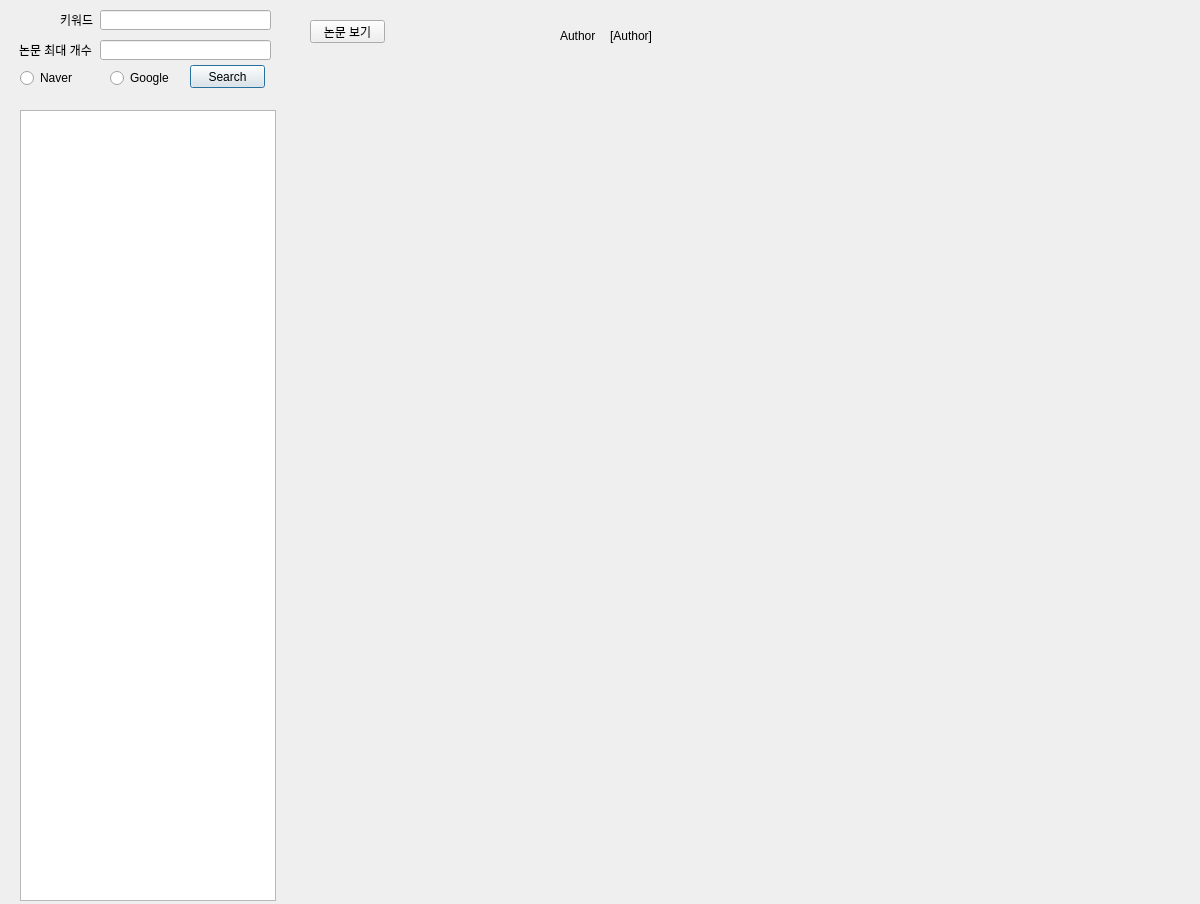
<?xml version="1.0" encoding="UTF-8"?>
<ui version="4.0">
 <class>Dialog</class>
 <widget class="QDialog" name="Dialog">
  <property name="geometry">
   <rect>
    <x>0</x>
    <y>0</y>
    <width>1200</width>
    <height>904</height>
   </rect>
  </property>
  <property name="windowTitle">
   <string>Dialog</string>
  </property>
  <widget class="QPushButton" name="searchBtn">
   <property name="geometry">
    <rect>
     <x>190</x>
     <y>65</y>
     <width>75</width>
     <height>23</height>
    </rect>
   </property>
   <property name="text">
    <string>Search</string>
   </property>
  </widget>
  <widget class="QLineEdit" name="keywordInput">
   <property name="geometry">
    <rect>
     <x>100</x>
     <y>10</y>
     <width>171</width>
     <height>20</height>
    </rect>
   </property>
   <property name="text">
    <string/>
   </property>
  </widget>
  <widget class="QLabel" name="label">
   <property name="geometry">
    <rect>
     <x>310</x>
     <y>60</y>
     <width>800</width>
     <height>450</height>
    </rect>
   </property>
   <property name="text">
    <string/>
   </property>
  </widget>
  <widget class="QLabel" name="label_2">
   <property name="geometry">
    <rect>
     <x>280</x>
     <y>460</y>
     <width>800</width>
     <height>450</height>
    </rect>
   </property>
   <property name="text">
    <string/>
   </property>
  </widget>
  <widget class="QLabel" name="label_4">
   <property name="geometry">
    <rect>
     <x>560</x>
     <y>10</y>
     <width>41</width>
     <height>51</height>
    </rect>
   </property>
   <property name="text">
    <string>Author</string>
   </property>
  </widget>
  <widget class="QLabel" name="authorName">
   <property name="geometry">
    <rect>
     <x>610</x>
     <y>10</y>
     <width>431</width>
     <height>51</height>
    </rect>
   </property>
   <property name="text">
    <string>[Author]</string>
   </property>
   <property name="wordWrap">
    <bool>false</bool>
   </property>
  </widget>
  <widget class="QRadioButton" name="radioButton_1">
   <property name="geometry">
    <rect>
     <x>110</x>
     <y>70</y>
     <width>90</width>
     <height>16</height>
    </rect>
   </property>
   <property name="text">
    <string>Google</string>
   </property>
   <property name="checkable">
    <bool>true</bool>
   </property>
   <property name="checked">
    <bool>false</bool>
   </property>
  </widget>
  <widget class="QRadioButton" name="radioButton_2">
   <property name="geometry">
    <rect>
     <x>20</x>
     <y>70</y>
     <width>90</width>
     <height>16</height>
    </rect>
   </property>
   <property name="text">
    <string>Naver</string>
   </property>
  </widget>
  <widget class="QListWidget" name="listWidget">
   <property name="geometry">
    <rect>
     <x>20</x>
     <y>110</y>
     <width>256</width>
     <height>791</height>
    </rect>
   </property>
   <property name="alternatingRowColors">
    <bool>true</bool>
   </property>
   <property name="wordWrap">
    <bool>true</bool>
   </property>
  </widget>
  <widget class="QPushButton" name="pushButton">
   <property name="geometry">
    <rect>
     <x>310</x>
     <y>20</y>
     <width>75</width>
     <height>23</height>
    </rect>
   </property>
   <property name="text">
    <string>논문 보기</string>
   </property>
  </widget>
  <widget class="QLineEdit" name="numInput">
   <property name="geometry">
    <rect>
     <x>100</x>
     <y>40</y>
     <width>171</width>
     <height>20</height>
    </rect>
   </property>
   <property name="text">
    <string/>
   </property>
  </widget>
  <widget class="QLabel" name="label_3">
   <property name="geometry">
    <rect>
     <x>60</x>
     <y>10</y>
     <width>101</width>
     <height>20</height>
    </rect>
   </property>
   <property name="text">
    <string>키워드</string>
   </property>
  </widget>
  <widget class="QLabel" name="label_5">
   <property name="geometry">
    <rect>
     <x>19</x>
     <y>40</y>
     <width>101</width>
     <height>20</height>
    </rect>
   </property>
   <property name="text">
    <string>논문 최대 개수</string>
   </property>
  </widget>
 </widget>
 <resources/>
 <connections/>
</ui>
